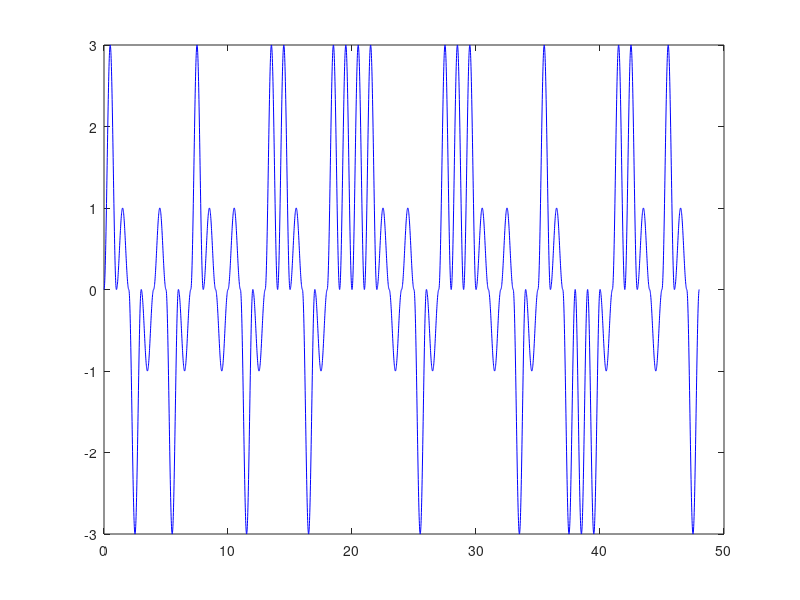

MATLAB code to generate this figure: (Note: this script raises an error after producing the figure.)
%% a
x = linspace(0,1);
grc = 1/2*(1 - cos(2*pi*x));
%plot(T*x, grc) % Check the pulse for correct form
text = 'digital';
m = double(text);
b = reshape(dec2base(m, 2).', 1, []);
b(50) = 0; % Padding signal


%% 4-PAM
Apam = [-3 -1 1 3];
x = linspace(0,1);
sumAreaPam = 0;
for i = 1:49
    bstr = strcat(b(i), b(i+1));
    sig = bin2dec(bstr); %Choose signal from Apam alternatives
    plot(x, Apam(sig + 1)*grc, 'blue')
    hold on
    x = x + 1;
    i = i + 1;
    sumAreaPam = sumAreaPam + trapz(x, Apam(sig + 1)*grc);
end

%% 4-PSK
vl = [0 pi/2 pi 3*pi/2];
x = linspace(0,1);
sig1 = cos(8*pi*x + vl(1));  
sig2 = cos(8*pi*x + vl(2));
sig3 = cos(8*pi*x + vl(3));
sig4 = cos(8*pi*x + vl(4));
signals = [sig1 sig2 sig3 sig4];


for i = 1:49
    bstr = strcat(b(i), b(i+1));
    sig = bin2dec(bstr); %Choose signal from Apam alternatives
    
    plot(x, grc * signals(sig + 1), 'blue')
    hold on
    
    x = x + 1;
    i = i + 1;
end

%% 16-QAM
% 2 4-PAM signals i equal to 16-QAM in symmetric cases

Apam = [-3 -1 1 3];
x = linspace(0,1);
for i = 1:47
    bstr1 = strcat(b(i), b(i+1));
    sig1 = bin2dec(bstr1); %Choose signal from Apam alternatives
    bstr2 = strcat(b(i+2), b(i+3));
    sig2 = bin2dec(bstr2);
    plot(x, Apam(sig1 + 1)*grc + Apam(sig2 + 1)*grc, 'blue')
    hold on
    x = x + 1;
    i = i + 1;
end

%% 4-FSK




%% b
% Average symbol energy should be integral / 50


